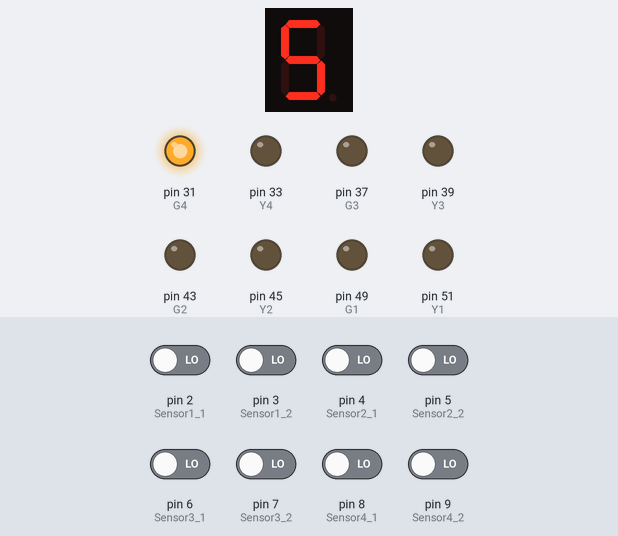
Simulated run of this sketch. Board: Arduino Mega 2560, built with avr-gcc and run on an emulated ATmega2560. Shown: 1-digit seven-segment display, output pins drawn as LEDs (lit = HIGH). Wiring (inferred from the names in the program): 1-digit 7-segment display, segments lit when LOW: segments A6, A7, A14, A13, A12, A5, A4. Inputs (shaded band) come from the test bench; at power-on: pin 2 (Sensor1_1), pin 3 (Sensor1_2), pin 4 (Sensor2_1), pin 5 (Sensor2_2), pin 6 (Sensor3_1), pin 7 (Sensor3_2), pin 8 (Sensor4_1), pin 9 (Sensor4_2) LOW. The segment pins are drawn as the display they are named for; pins used as bus, display or sensor lines are not drawn; what the sketch prints to the serial monitor is not drawn.

Above: at 0.2 s.
At 1.2 s:
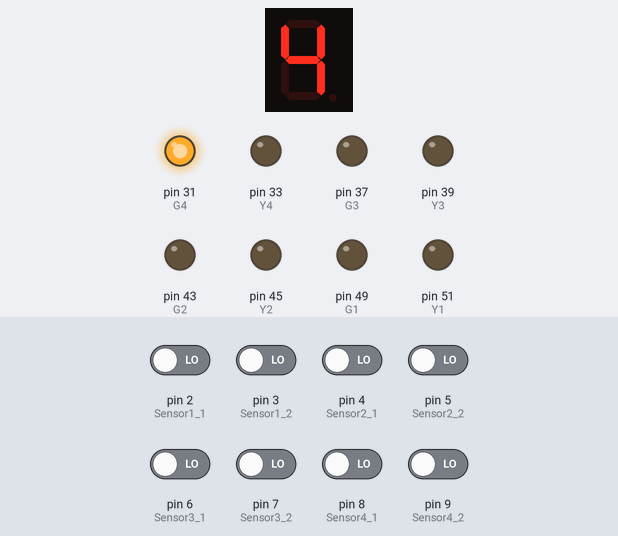
At 2.2 s:
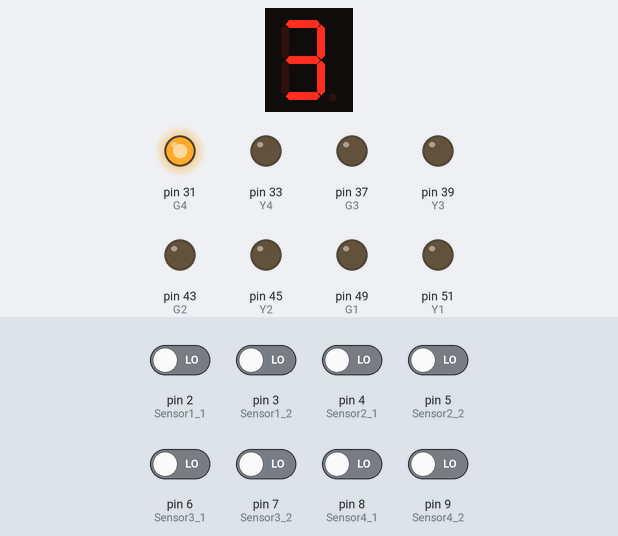
At 3.2 s:
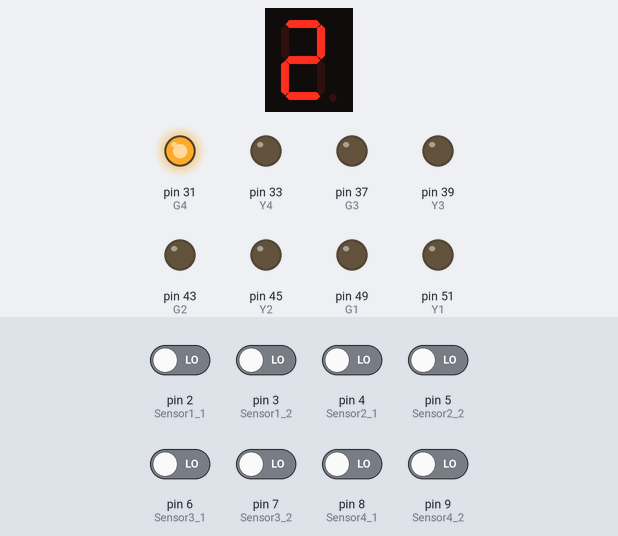
At 4.2 s:
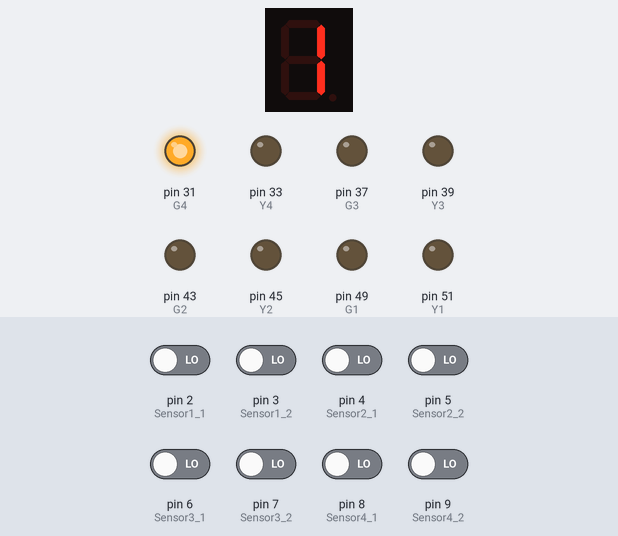
At 6.3 s:
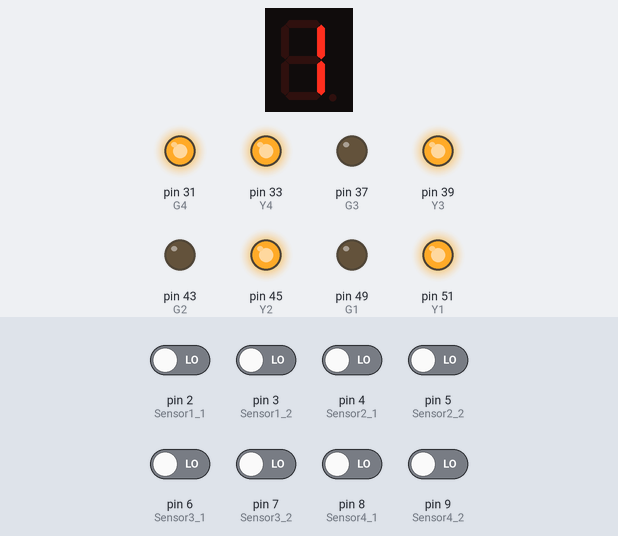
Timing chart, 0 to 7.8 s (numbered marks = the images above):
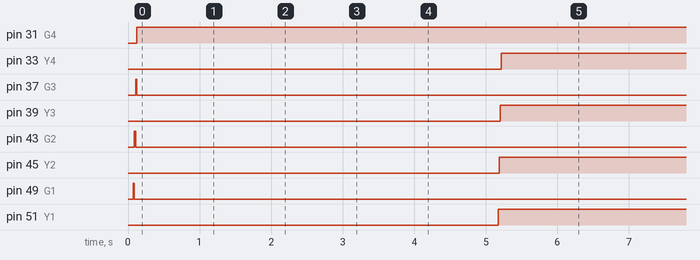

Measured:
- by itself, pin 31 (G4): LOW → HIGH at 0.12 s
- by itself, pin 33 (Y4), pin 39 (Y3), pin 45 (Y2), pin 51 (Y1): LOW → HIGH at 5.2 s
- by itself, pin 37 (G3): LOW → HIGH at 0.11 s, → LOW 0.02 s later
- by itself, pin 43 (G2): LOW → HIGH at 0.09 s, → LOW 0.01 s later
- by itself, pin 49 (G1): LOW → HIGH at 0.08 s, → LOW 0.01 s later
- what the display in image 0 shows lasts 1.0 s, from 0.1 s to 1.1 s

The sketch:

Traffic_Controller_4Lane.ino
```cpp
/**
 * ==============================================================================
 * @file    Traffic_Controller_4Lane.ino
 * @brief   Intelligent Real-Time Traffic Signal Control System Using FreeRTOS
 * @author  Divyani Patel (23MRE005 - Nirma University & IEEE Xplore)
 * @target  ATmega2560 (Arduino Mega 2560 @ 16 MHz)
 * @details Implements 4-Lane dynamic traffic density scheduling using FreeRTOS.
 *          Sensors: 8 IR sensors (High and Low pairs for 4 lanes).
 *          Outputs: 12 Traffic LEDs (R, Y, G for 4 lanes) + 7-Segment Countdown.
 *          Validation: Tested & verified with Digilent Analog Discovery 2 Kit.
 * ==============================================================================
 */

#include <Arduino_FreeRTOS.h>
#include "task.h"

#define configUSE_PREEMPTION    0
#define configUSE_TIME_SLICING   0
#define configMAX_PRIORITIES    ((UBaseType_t)6)

/* Task Handles */
TaskHandle_t MasterTaskHandle;
TaskHandle_t taskLane1Handle;
TaskHandle_t taskLane2Handle;
TaskHandle_t taskLane3Handle;
TaskHandle_t taskLane4Handle;

static uint8_t Delay_Tick_Array[4] = {5, 5, 5, 5};
const int SEGMENT_PINS[] = {A6, A7, A14, A13, A12, A5, A4}; // Segments A, B, C, D, E, F, G
TickType_t xDelay = pdMS_TO_TICKS(1000); // 1-second delay tick

/* ==============================================================================
 * GPIO PIN DEFINITIONS
 * ============================================================================== */

/* IR Proximity Sensors (High & Low density detectors per lane) */
#define Sensor1_1   2  // Lane 1 High Density
#define Sensor1_2   3  // Lane 1 Low Density
#define Sensor2_1   4  // Lane 2 High Density
#define Sensor2_2   5  // Lane 2 Low Density
#define Sensor3_1   6  // Lane 3 High Density
#define Sensor3_2   7  // Lane 3 Low Density
#define Sensor4_1   8  // Lane 4 High Density
#define Sensor4_2   9  // Lane 4 Low Density

/* Traffic Light LEDs */
#define R1 53
#define Y1 51
#define G1 49
#define R2 47
#define Y2 45
#define G2 43
#define R3 41
#define Y3 39
#define G3 37
#define R4 35
#define Y4 33
#define G4 31

/* Function Prototypes */
void MasterTask(void *pvParameters);
void taskLane1(void *pvParameters);
void taskLane2(void *pvParameters);
void taskLane3(void *pvParameters);
void taskLane4(void *pvParameters);
void displayDigit(int digit);

/* ==============================================================================
 * FREERTOS HOOKS
 * ============================================================================== */
void vApplicationTickHook(void) {
    // Custom tick behavior if needed
}

void vApplicationIdleHook(void) {
    // Background idle tasks
}

/* ==============================================================================
 * SYSTEM SETUP
 * ============================================================================== */
void setup()
{
    Serial.begin(9600);

    // Initialize IR Sensor Inputs
    pinMode(Sensor1_1, INPUT);
    pinMode(Sensor1_2, INPUT);
    pinMode(Sensor2_1, INPUT);
    pinMode(Sensor2_2, INPUT);
    pinMode(Sensor3_1, INPUT);
    pinMode(Sensor3_2, INPUT);
    pinMode(Sensor4_1, INPUT);
    pinMode(Sensor4_2, INPUT);

    // Initialize Traffic Light LED Outputs
    pinMode(R1, OUTPUT); pinMode(Y1, OUTPUT); pinMode(G1, OUTPUT);
    pinMode(R2, OUTPUT); pinMode(Y2, OUTPUT); pinMode(G2, OUTPUT);
    pinMode(R3, OUTPUT); pinMode(Y3, OUTPUT); pinMode(G3, OUTPUT);
    pinMode(R4, OUTPUT); pinMode(Y4, OUTPUT); pinMode(G4, OUTPUT);

    // Initialize 7-Segment Display Pins
    for (int i = 0; i < 7; i++) {
        pinMode(SEGMENT_PINS[i], OUTPUT);
    }

    // Create FreeRTOS Tasks with Initial Priorities
    xTaskCreate(MasterTask, "MasterTask_Sensor", 150, NULL, 4, &MasterTaskHandle);
    xTaskCreate(taskLane1,  "taskLane1",          100, NULL, 3, &taskLane1Handle);
    xTaskCreate(taskLane2,  "taskLane2",          100, NULL, 2, &taskLane2Handle);
    xTaskCreate(taskLane3,  "taskLane3",          100, NULL, 1, &taskLane3Handle);
    xTaskCreate(taskLane4,  "taskLane4",          100, NULL, 0, &taskLane4Handle);
}

void loop()
{
    // Execution handled entirely by FreeRTOS scheduler
}

/* ==============================================================================
 * 1. MASTER SENSOR & DYNAMIC PRIORITY TASK
 * Samples all 8 IR sensors, calculates traffic density, and dynamically
 * shifts FreeRTOS task priorities using vTaskPrioritySet()!
 * ============================================================================== */
void MasterTask(void *pvParameters)
{
    (void)pvParameters;
    static volatile bool h1, l1, h2, l2, h3, l3, h4, l4;
    static bool local_Assignment[4];
    static uint8_t Priority_Array[4];

    while (1)
    {
        Serial.println("Master Started");

        // Read IR Sensors across all 4 lanes
        h1 = digitalRead(Sensor1_1);
        l1 = digitalRead(Sensor1_2);
        h2 = digitalRead(Sensor2_1);
        l2 = digitalRead(Sensor2_2);
        h3 = digitalRead(Sensor3_1);
        l3 = digitalRead(Sensor3_2);
        h4 = digitalRead(Sensor4_1);
        l4 = digitalRead(Sensor4_2);

        // Density allocation: High (both sensors active) vs Normal
        local_Assignment[0] = (h1 & l1);
        local_Assignment[1] = (h2 & l2);
        local_Assignment[2] = (h3 & l3);
        local_Assignment[3] = (h4 & l4);

        // Priority Allocation Logic
        uint8_t c1 = 0, c2 = 3;
        for (int k = 0; k < 4; k++)
        {
            if (local_Assignment[k] == 1) {
                Priority_Array[k] = c2;
                Delay_Tick_Array[k] = 7; // High density gets 7 ticks green time
                c2--;
            } else {
                Priority_Array[k] = c1;
                Delay_Tick_Array[k] = 5; // Normal density gets 5 ticks green time
                c1++;
            }
        }

        // Dynamically reassign FreeRTOS task priorities based on density!
        vTaskPrioritySet(taskLane1Handle, Priority_Array[0]);
        vTaskPrioritySet(taskLane2Handle, Priority_Array[1]);
        vTaskPrioritySet(taskLane3Handle, Priority_Array[2]);
        vTaskPrioritySet(taskLane4Handle, Priority_Array[3]);

        Serial.print("Lane - Priority : Delay Tick : \n");
        for (int i = 0; i < 4; i++) {
            Serial.print("Lane");
            Serial.print(i + 1);
            Serial.print(" - ");
            Serial.print(Priority_Array[i]);
            Serial.print(": ");
            Serial.print(Delay_Tick_Array[i]);
            Serial.print("\n");
        }

        // Suspend MasterTask until cycle completes
        vTaskSuspend(MasterTaskHandle);
    }
}

/* ==============================================================================
 * 2. LANE 1 TASK
 * ============================================================================== */
void taskLane1(void *pvParameters)
{
    (void)pvParameters;
    UBaseType_t check;
    TickType_t xLastWakeTime;
    TickType_t xCurrentTime;

    while (1)
    {
        Serial.println(" Lane-1 is running");

        // Green on Lane 1, Red on all others
        digitalWrite(Y1, LOW);  digitalWrite(Y2, LOW);  digitalWrite(Y3, LOW);  digitalWrite(Y4, LOW);
        digitalWrite(G1, HIGH); digitalWrite(G2, LOW);  digitalWrite(G3, LOW);  digitalWrite(G4, LOW);
        digitalWrite(R1, LOW);  digitalWrite(R2, HIGH); digitalWrite(R3, HIGH); digitalWrite(R4, HIGH);

        // Countdown display for assigned Green Time
        for (int i = Delay_Tick_Array[0]; i >= 1; i--)
        {
            displayDigit(i);
            xLastWakeTime = xTaskGetTickCount();
            xCurrentTime = xLastWakeTime;
            while ((xCurrentTime - xLastWakeTime) < xDelay) {
                xCurrentTime = xTaskGetTickCount();
            }
        }

        // Yellow transition
        digitalWrite(Y1, HIGH);
        for (int i = 2; i >= 1; i--)
        {
            displayDigit(i);
            xLastWakeTime = xTaskGetTickCount();
            xCurrentTime = xLastWakeTime;
            while ((xCurrentTime - xLastWakeTime) < xDelay) {
                xCurrentTime = xTaskGetTickCount();
            }
        }

        check = uxTaskPriorityGet(taskLane1Handle);
        // If last priority task in this cycle, resume MasterTask to recalculate priorities!
        if (check == 0) {
            vTaskResume(MasterTaskHandle);
            vTaskResume(taskLane1Handle);
            vTaskResume(taskLane2Handle);
            vTaskResume(taskLane3Handle);
            vTaskResume(taskLane4Handle);
            taskYIELD();
        } else {
            vTaskSuspend(taskLane1Handle);
        }
    }
}

/* ==============================================================================
 * 3. LANE 2 TASK
 * ============================================================================== */
void taskLane2(void *pvParameters)
{
    (void)pvParameters;
    UBaseType_t check;
    TickType_t xLastWakeTime;
    TickType_t xCurrentTime;

    while (1)
    {
        Serial.println(" Lane-2 is running");

        // Green on Lane 2, Red on all others
        digitalWrite(Y1, LOW);  digitalWrite(Y2, LOW);  digitalWrite(Y3, LOW);  digitalWrite(Y4, LOW);
        digitalWrite(G1, LOW);  digitalWrite(G2, HIGH); digitalWrite(G3, LOW);  digitalWrite(G4, LOW);
        digitalWrite(R1, HIGH); digitalWrite(R2, LOW);  digitalWrite(R3, HIGH); digitalWrite(R4, HIGH);

        for (int i = Delay_Tick_Array[1]; i >= 1; i--)
        {
            displayDigit(i);
            xLastWakeTime = xTaskGetTickCount();
            xCurrentTime = xLastWakeTime;
            while ((xCurrentTime - xLastWakeTime) < xDelay) {
                xCurrentTime = xTaskGetTickCount();
            }
        }

        digitalWrite(Y2, HIGH);
        for (int i = 2; i >= 1; i--)
        {
            displayDigit(i);
            xLastWakeTime = xTaskGetTickCount();
            xCurrentTime = xLastWakeTime;
            while ((xCurrentTime - xLastWakeTime) < xDelay) {
                xCurrentTime = xTaskGetTickCount();
            }
        }

        check = uxTaskPriorityGet(taskLane2Handle);
        if (check == 0) {
            vTaskResume(MasterTaskHandle);
            vTaskResume(taskLane1Handle);
            vTaskResume(taskLane2Handle);
            vTaskResume(taskLane3Handle);
            vTaskResume(taskLane4Handle);
            taskYIELD();
        } else {
            vTaskSuspend(taskLane2Handle);
        }
    }
}

/* ==============================================================================
 * 4. LANE 3 TASK
 * ============================================================================== */
void taskLane3(void *pvParameters)
{
    (void)pvParameters;
    UBaseType_t check;
    TickType_t xLastWakeTime;
    TickType_t xCurrentTime;

    while (1)
    {
        Serial.println(" Lane-3 is running");

        // Green on Lane 3, Red on all others
        digitalWrite(Y1, LOW);  digitalWrite(Y2, LOW);  digitalWrite(Y3, LOW);  digitalWrite(Y4, LOW);
        digitalWrite(G1, LOW);  digitalWrite(G2, LOW);  digitalWrite(G3, HIGH); digitalWrite(G4, LOW);
        digitalWrite(R1, HIGH); digitalWrite(R2, HIGH); digitalWrite(R3, LOW);  digitalWrite(R4, HIGH);

        for (int i = Delay_Tick_Array[2]; i >= 1; i--)
        {
            displayDigit(i);
            xLastWakeTime = xTaskGetTickCount();
            xCurrentTime = xLastWakeTime;
            while ((xCurrentTime - xLastWakeTime) < xDelay) {
                xCurrentTime = xTaskGetTickCount();
            }
        }

        digitalWrite(Y3, HIGH);
        for (int i = 2; i >= 1; i--)
        {
            displayDigit(i);
            xLastWakeTime = xTaskGetTickCount();
            xCurrentTime = xLastWakeTime;
            while ((xCurrentTime - xLastWakeTime) < xDelay) {
                xCurrentTime = xTaskGetTickCount();
            }
        }

        check = uxTaskPriorityGet(taskLane3Handle);
        if (check == 0) {
            vTaskResume(MasterTaskHandle);
            vTaskResume(taskLane1Handle);
            vTaskResume(taskLane2Handle);
            vTaskResume(taskLane3Handle);
            vTaskResume(taskLane4Handle);
            taskYIELD();
        } else {
            vTaskSuspend(taskLane3Handle);
        }
    }
}

/* ==============================================================================
 * 5. LANE 4 TASK
 * ============================================================================== */
void taskLane4(void *pvParameters)
{
    (void)pvParameters;
    UBaseType_t check;
    TickType_t xLastWakeTime;
    TickType_t xCurrentTime;

    while (1)
    {
        Serial.println(" Lane-4 is running");

        // Green on Lane 4, Red on all others
        digitalWrite(Y1, LOW);  digitalWrite(Y2, LOW);  digitalWrite(Y3, LOW);  digitalWrite(Y4, LOW);
        digitalWrite(G1, LOW);  digitalWrite(G2, LOW);  digitalWrite(G3, LOW);  digitalWrite(G4, HIGH);
        digitalWrite(R1, HIGH); digitalWrite(R2, HIGH); digitalWrite(R3, HIGH); digitalWrite(R4, LOW);

        for (int i = Delay_Tick_Array[3]; i >= 1; i--)
        {
            displayDigit(i);
            xLastWakeTime = xTaskGetTickCount();
            xCurrentTime = xLastWakeTime;
            while ((xCurrentTime - xLastWakeTime) < xDelay) {
                xCurrentTime = xTaskGetTickCount();
            }
        }

        digitalWrite(Y4, HIGH);
        for (int i = 2; i >= 1; i--)
        {
            displayDigit(i);
            xLastWakeTime = xTaskGetTickCount();
            xCurrentTime = xLastWakeTime;
            while ((xCurrentTime - xLastWakeTime) < xDelay) {
                xCurrentTime = xTaskGetTickCount();
            }
        }

        check = uxTaskPriorityGet(taskLane4Handle);
        if (check == 0) {
            vTaskResume(MasterTaskHandle);
            vTaskResume(taskLane1Handle);
            vTaskResume(taskLane2Handle);
            vTaskResume(taskLane3Handle);
            vTaskResume(taskLane4Handle);
            taskYIELD();
        } else {
            vTaskSuspend(taskLane4Handle);
        }
    }
}

/* ==============================================================================
 * 6. 7-SEGMENT DISPLAY DRIVER (Common Anode / Cathode)
 * ============================================================================== */
void displayDigit(int digit)
{
    // Segment Patterns: 0 to 9 for segments A, B, C, D, E, F, G
    const byte segmentPatterns[10] = {
        B11000000, // 0
        B11111001, // 1
        B10100100, // 2
        B10110000, // 3
        B10011001, // 4
        B10010010, // 5
        B10000010, // 6
        B11111000, // 7
        B10000000, // 8
        B10010000  // 9
    };

    byte segments = segmentPatterns[digit % 10];
    for (int i = 0; i < 7; i++) {
        digitalWrite(SEGMENT_PINS[i], bitRead(segments, i));
    }
}
```
